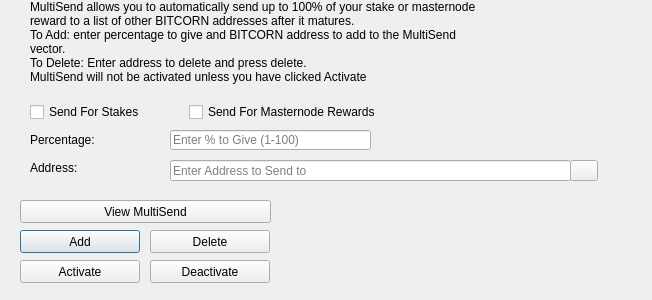
<?xml version="1.0" encoding="UTF-8"?>
<ui version="4.0">
 <class>MultiSendDialog</class>
 <widget class="QDialog" name="MultiSendDialog">
  <property name="windowModality">
   <enum>Qt::NonModal</enum>
  </property>
  <property name="geometry">
   <rect>
    <x>0</x>
    <y>0</y>
    <width>652</width>
    <height>300</height>
   </rect>
  </property>
  <property name="windowTitle">
   <string>MultiSend</string>
  </property>
  <widget class="QLineEdit" name="multiSendPercentEdit">
   <property name="geometry">
    <rect>
     <x>170</x>
     <y>130</y>
     <width>201</width>
     <height>20</height>
    </rect>
   </property>
   <property name="toolTip">
    <string>Enter whole numbers 1 - 100</string>
   </property>
   <property name="placeholderText">
    <string>Enter % to Give (1-100)</string>
   </property>
  </widget>
  <widget class="QLineEdit" name="multiSendAddressEdit">
   <property name="geometry">
    <rect>
     <x>170</x>
     <y>160</y>
     <width>401</width>
     <height>21</height>
    </rect>
   </property>
   <property name="toolTip">
    <string/>
   </property>
   <property name="placeholderText">
    <string>Enter Address to Send to</string>
   </property>
  </widget>
  <widget class="QLabel" name="label_2">
   <property name="geometry">
    <rect>
     <x>30</x>
     <y>0</y>
     <width>451</width>
     <height>121</height>
    </rect>
   </property>
   <property name="lineWidth">
    <number>1</number>
   </property>
   <property name="text">
    <string>MultiSend allows you to automatically send up to 100% of your stake or masternode reward to a list of other BITCORN addresses after it matures.
To Add: enter percentage to give and BITCORN address to add to the MultiSend vector.
To Delete: Enter address to delete and press delete.
MultiSend will not be activated unless you have clicked Activate</string>
   </property>
   <property name="alignment">
    <set>Qt::AlignLeading|Qt::AlignLeft|Qt::AlignTop</set>
   </property>
   <property name="wordWrap">
    <bool>true</bool>
   </property>
  </widget>
  <widget class="QLabel" name="message">
   <property name="geometry">
    <rect>
     <x>290</x>
     <y>200</y>
     <width>351</width>
     <height>91</height>
    </rect>
   </property>
   <property name="text">
    <string/>
   </property>
  </widget>
  <widget class="QPushButton" name="addButton">
   <property name="geometry">
    <rect>
     <x>20</x>
     <y>230</y>
     <width>120</width>
     <height>23</height>
    </rect>
   </property>
   <property name="toolTip">
    <string/>
   </property>
   <property name="statusTip">
    <string>Add to MultiSend Vector</string>
   </property>
   <property name="text">
    <string>Add</string>
   </property>
  </widget>
  <widget class="QPushButton" name="disableButton">
   <property name="geometry">
    <rect>
     <x>150</x>
     <y>260</y>
     <width>120</width>
     <height>23</height>
    </rect>
   </property>
   <property name="statusTip">
    <string>Deactivate MultiSend</string>
   </property>
   <property name="text">
    <string>Deactivate</string>
   </property>
  </widget>
  <widget class="QPushButton" name="addressBookButton">
   <property name="geometry">
    <rect>
     <x>570</x>
     <y>160</y>
     <width>28</width>
     <height>21</height>
    </rect>
   </property>
   <property name="toolTip">
    <string>Choose an address from the address book</string>
   </property>
   <property name="text">
    <string/>
   </property>
   <property name="icon">
    <iconset resource="../bitcorn.qrc">
     <normaloff>:/icons/address-book</normaloff>:/icons/address-book</iconset>
   </property>
   <property name="shortcut">
    <string>Alt+A</string>
   </property>
   <property name="autoDefault">
    <bool>false</bool>
   </property>
  </widget>
  <widget class="QLabel" name="label">
   <property name="geometry">
    <rect>
     <x>30</x>
     <y>130</y>
     <width>121</width>
     <height>20</height>
    </rect>
   </property>
   <property name="toolTip">
    <string>Percentage of stake to send</string>
   </property>
   <property name="text">
    <string>Percentage:</string>
   </property>
  </widget>
  <widget class="QLabel" name="label_5">
   <property name="geometry">
    <rect>
     <x>30</x>
     <y>160</y>
     <width>111</width>
     <height>16</height>
    </rect>
   </property>
   <property name="toolTip">
    <string>Address to send portion of stake to</string>
   </property>
   <property name="text">
    <string>Address:</string>
   </property>
  </widget>
  <widget class="QPushButton" name="deleteButton">
   <property name="geometry">
    <rect>
     <x>150</x>
     <y>230</y>
     <width>120</width>
     <height>23</height>
    </rect>
   </property>
   <property name="toolTip">
    <string/>
   </property>
   <property name="statusTip">
    <string>Delete Address From MultiSend Vector</string>
   </property>
   <property name="text">
    <string>Delete</string>
   </property>
  </widget>
  <widget class="QPushButton" name="activateButton">
   <property name="geometry">
    <rect>
     <x>20</x>
     <y>260</y>
     <width>120</width>
     <height>23</height>
    </rect>
   </property>
   <property name="statusTip">
    <string>Activate MultiSend</string>
   </property>
   <property name="text">
    <string>Activate</string>
   </property>
  </widget>
  <widget class="QPushButton" name="viewButton">
   <property name="geometry">
    <rect>
     <x>20</x>
     <y>200</y>
     <width>251</width>
     <height>23</height>
    </rect>
   </property>
   <property name="toolTip">
    <string/>
   </property>
   <property name="statusTip">
    <string>View MultiSend Vector</string>
   </property>
   <property name="text">
    <string>View MultiSend</string>
   </property>
  </widget>
  <widget class="QWidget" name="horizontalLayoutWidget">
   <property name="geometry">
    <rect>
     <x>30</x>
     <y>100</y>
     <width>351</width>
     <height>24</height>
    </rect>
   </property>
   <layout class="QHBoxLayout" name="horizontalLayout">
    <item>
     <widget class="QCheckBox" name="multiSendStakeCheckBox">
      <property name="text">
       <string>Send For Stakes</string>
      </property>
     </widget>
    </item>
    <item>
     <widget class="QCheckBox" name="multiSendMasternodeCheckBox">
      <property name="text">
       <string>Send For Masternode Rewards</string>
      </property>
     </widget>
    </item>
   </layout>
  </widget>
 </widget>
 <resources>
  <include location="../bitcorn.qrc"/>
 </resources>
 <connections/>
</ui>
